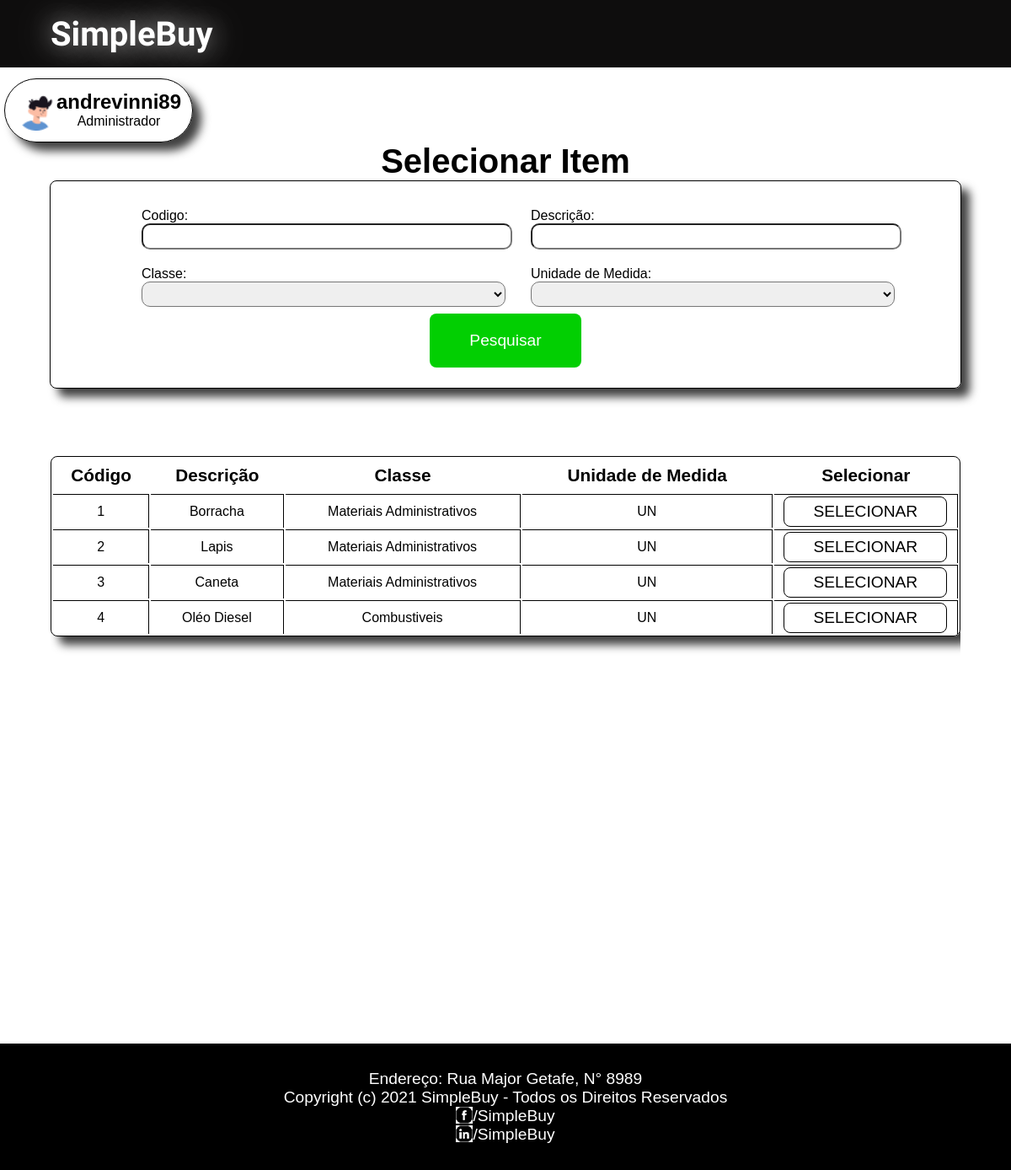
The app's page /inicio-comprador/andrevinni89/gerar-pedido/selecionar-item with its own data.
### SimpleBuy/models.py (models this page shows, shortened)
class Administrador(models.Model):
    nomeUsuario = models.CharField(unique=True, max_length=200)
    senha = models.CharField(max_length=200)
    nome = models.CharField(max_length=200)
    email = models.CharField(unique=True, max_length=500)
    telefone = models.CharField(max_length=200)
    plano = models.IntegerField()

class Item(models.Model):
    descricao = models.CharField(unique=True, max_length=200)
    unidadeMedida = models.CharField(max_length=200)
    classe = models.ForeignKey(Classe, on_delete=models.CASCADE)

class Classe(models.Model):
    nome = models.CharField(unique=True, max_length=200)

### SimpleBuy/views.py (the view)
# urls.py: path('inicio-comprador/<str:nomeUsuario>/gerar-pedido/selecionar-item', views.selecionar_item,name='selecionar-item'),
def selecionar_item(request, nomeUsuario, fornecedor_id=0, num_nf=0):
    dao = GenericDao()
    daoItem = DaoItem()
    print('[Selecionar Item] > ')
    try:
        comprador = dao.get_by_username(Comprador, nomeUsuario)
        user = comprador
    except:
        comprador = False
        administrador = dao.get_by_username(Administrador, nomeUsuario)
        user = administrador
    classes = dao.selectAll(Classe)
    try:
        codigo = request.POST.get('codigo')
        descricao = request.POST.get('descricao')
        classe_id = request.POST.get('classe')
        unidade_medida = request.POST.get('unidade-medida')
        try:
            classe = dao.get(Classe, classe_id)
        except:
            classe = ""
        itens = daoItem.filter(Item, id=codigo, desc=descricao, classe=classe, unidade_medida=unidade_medida)
        context = {
            "user": user,
            "itens": itens,
            "classes": classes
        }
        return render(request, 'SimpleBuy/selecionar-item.html', context)
    except:
        itens = dao.selectAll(Item)
        context = {
            "user": user,
            "itens": itens,
            "classes": classes
        }
        return render(request, 'SimpleBuy/selecionar-item.html', context)

### SimpleBuy/dao/DaoItem.py (called while the page is built)
    def filter(self, Model, id="", desc="", classe="", unidade_medida=""):
        try:
            models = Model.objects.all()
            if id != "":
                models = models.filter(id=id)
            if desc != "":
                models = models.filter(descricao__contains=desc)
            if classe != "":
                models = models.filter(classe=classe)
            if unidade_medida != "":
                models = models.filter(unidadeMedida=unidade_medida)
        except:
            raise
        return models

### SimpleBuy/dao/GenericDao.py (called while the page is built)
    def selectAll(self, Model):
        list = []
        for i in Model.objects.all():
            list.append(i)
        return list

    def get(self, Model, id):
        try:
            model = Model.objects.get(id=id)
        except:
            raise
        return model

    def get_by_username(self, Model, username):
        try:
            model = Model.objects.get(nomeUsuario=username)
        except:
            raise
        return model

### SimpleBuy/templates/SimpleBuy/selecionar-item.html (shortened to what this page needs)
{% load static %}
<!DOCTYPE html>
<html lang="pt-br">
<head>
    <link rel="stylesheet" href="{% static 'style/inicio.css' %}">
    <link rel="stylesheet" href="{% static 'style/selecionar-item.css' %}">
</head>
<body>
    <div class="box">
    <header>
        <div class="container-header">
            <h1 class="tittle-header"><a id="logo" href="/index">SimpleBuy</a></h1>
        </div>
    </header>
        <div class="content-historico">
        {% if user.plano > 0 %}
            <a href="/inicio-administrador/{{user.nomeUsuario}}/" class="profile-link">
                <div class="profile">
                    <img src="{% static 'img/user-image.png' %}" alt="">
                    <div class="img-name">
                        <h2>{{user.nomeUsuario}}</h2>
                        <span>Administrador</span>
                    </div>
                </div>
            </a>
        {% endif %}
            <h1>Selecionar Item</h1>
            <form class="filter-container" method="post" action="selecionar-item">
                <div class="container-form">
                    <div class="input-container">
                        <span>Codigo:</span>
                        <input type="text" name="codigo">
                    </div>
                    <div class="input-container">
                        <span>Descrição: </span>
                        <input type="text" name="descricao">
                    </div>
                    <div class="input-container">
                        <span>Classe:</span>
                        <select name="classe">
                            <option value=""></option>
                            {% for classe in classes %}
                                <option value={{classe.id}}>{{classe.nome}}</option>
                            {% endfor %}
                        </select>
                    </div>
                    <div class="input-container" >
                        <span>Unidade de Medida:</span>
                            <select name="unidade-medida">
                                <option value=""></option>
                                <option value="UN">UN</option>
                            </select>
                    </div>
                </div>
                <button type="submit" class="green-button">Pesquisar</button>
            </form>
           <div class="scroll-container">
                <table >
                    <tr>
                        <th>Código</th>
                        <th>Descrição</th>
                        <th>Classe</th>
                        <th>Unidade de Medida</th>
                        <th>Selecionar</th>
                    </tr>
                    {% for item in itens %}
                        <tr>
                            <td>{{item.id}}</td>
                            <td >{{item.descricao}}</td>
                            <td >{{item.classe.nome}}</td>
                            <td >{{item.unidadeMedida}}</td>
                            <td><a href={{item.id}}><button class="generic-button" name={{item.id}}>SELECIONAR</button></a></td>
                        </tr>
                    {% endfor %}
                </table>
        </div>
        </div>
    <footer>
        <p>Endereço: Rua Major Getafe, N° 8989</p>
        <p>Copyright (c) 2021 SimpleBuy - Todos os Direitos Reservados</p>
        <div class="rede">
            <img src="{% static 'img/icone-facebook.png' %}" alt="">
            <p><a href="https://facebook/SimpleBuy">/SimpleBuy</a></p>
        </div>
        <div class="rede">
            <img src="{% static 'img/icone-linkedin.png' %}" alt="">
            <p><a href="https://linkedin/SimpleBuy">/SimpleBuy</a></p>
        </div>
    </footer>
</div>
</body>
</html>

### SimpleBuy/static/style/inicio.css (style rules this page uses)
* { margin: 0; font-family: 'Franklin Gothic Medium', 'Arial Narrow', Arial, sans-serif; }
button { cursor: pointer; }
.box { display: flex; flex-direction: column; justify-content: space-between; }
header { display: flex; width: 100%; height: 10vh; background-color: rgb(14, 13, 13); align-items: center; justify-content: space-center; }
.container-header { width: 90vw; display: flex; align-items: center; justify-content: space-between; margin: auto; }
#logo { font-size: 2.5rem; color: white; font-family: 'Style Script', cursive; opacity: 1; text-shadow: 0 0 30px rgba(255, 255, 255, 0.6), 0 0 60px rgba(255, 255, 255, 0.45), 0 0 110px rgba(255, 255, 255, 0.25), 0 0 100px rgba(255, 255, 255, 0.1); }
header a { color: white; background-color: rgba(240, 248, 255, 0); text-decoration: none; font-family: 'Franklin Gothic Medium', 'Arial Narrow', Arial, sans-serif; font-size: 1.7rem; transition: .4s; }
.green-button { height: 8vh; width: 15vw; border: none; background-color: rgb(2, 207, 2); color: white; border-radius: 8px; font-size: 1.2rem; transition: .5s; }
footer { margin-top: 150px; align-self: center; background-color: black; width: 100%; text-align: center; color: white; display: flex; flex-direction: column; align-items: center; justify-content: center; height: 150px; font-size: 1.2rem; }
footer a { text-decoration: none; color: white; }
.rede { display: flex; justify-content: center; }
.rede img { color: white; background-color: white; height: 20px; width: 20px; }
.profile-link { align-self: flex-start; padding: 8px; display: flex; margin-left: 5px; margin-top: 5px; text-decoration: none; color: black; border: 1px solid black; border-radius: 1000px; -webkit-box-shadow: 10px 10px 11px 0px rgba(0,0,0,0.75); -moz-box-shadow: 10px 10px 11px 0px rgba(0,0,0,0.75); box-shadow: 10px 10px 11px 0px rgba(0,0,0,0.75); }
.profile { align-self: flex-start; display: flex; padding: 5px; }
.profile .img-name { display: flex; align-items: center; flex-direction: column; }
.profile img { width: 3rem; }

### SimpleBuy/static/style/selecionar-item.css (style rules this page uses)
.content-historico { width: 100%; margin: auto; padding-bottom: 5vh; padding-top: 1vh; display: flex; flex-direction: column; align-items: center; justify-content: space-between; height: 120vh; border-radius: 10px; }
.content-historico h1 { font-size: 2.5rem; }
table { width: 100%; border: 1px solid black; border-radius: 8px; -webkit-box-shadow: 10px 10px 11px 0px rgba(0,0,0,0.75); -moz-box-shadow: 10px 10px 11px 0px rgba(0,0,0,0.75); box-shadow: 10px 10px 11px 0px rgba(0,0,0,0.75); }
th { font-size: 1.3rem; }
tr { height: 5vh; border-bottom: 1px solid black; }
td { border-top: 1px solid black; border-right: 1px solid black; text-align: center; }
.generic-button { height: 4.5vh; width: 90%; border: none; border-radius: 8px; font-size: 1.2rem; background-color: white; border: 1px solid black; color: black; transition: .4s; }
.filter-container { width: 90%; margin-bottom: 10vh; border: 1px solid black; border-radius: 8px; display: flex; flex-direction: column; align-items: center; justify-content: center; padding-top: 3vh; padding-bottom: 3vh; -webkit-box-shadow: 10px 10px 11px 0px rgba(0,0,0,0.75); -moz-box-shadow: 10px 10px 11px 0px rgba(0,0,0,0.75); box-shadow: 10px 10px 11px 0px rgba(0,0,0,0.75); }
.container-form { padding-top: 1vh; padding-bottom: 1vh; width: 80%; margin: auto; display: grid; grid-template-columns: 50% 50%; column-gap: 30px; row-gap: 20px; }
.container-form .input-container { display: flex; flex-direction: column; }
.container-form .input-container input { width: 100%; height: 25px; border-radius: 10px; }
.container-form .input-container select { width: 100%; height: 30px; border-radius: 10px; }
.scroll-container { overflow-y: scroll; width: 90%; height: 100%; margin: auto; }

### records on screen
Administrador: nomeUsuario "andrevinni89"
Item: id "1", descricao "Borracha", classe.nome "Materiais Administrativos", unidadeMedida "UN"
Item: id "2", descricao "Lapis", classe.nome "Materiais Administrativos", unidadeMedida "UN"
Item: id "3", descricao "Caneta", classe.nome "Materiais Administrativos", unidadeMedida "UN"
Item: id "4", descricao "Oléo Diesel", classe.nome "Combustiveis", unidadeMedida "UN"
